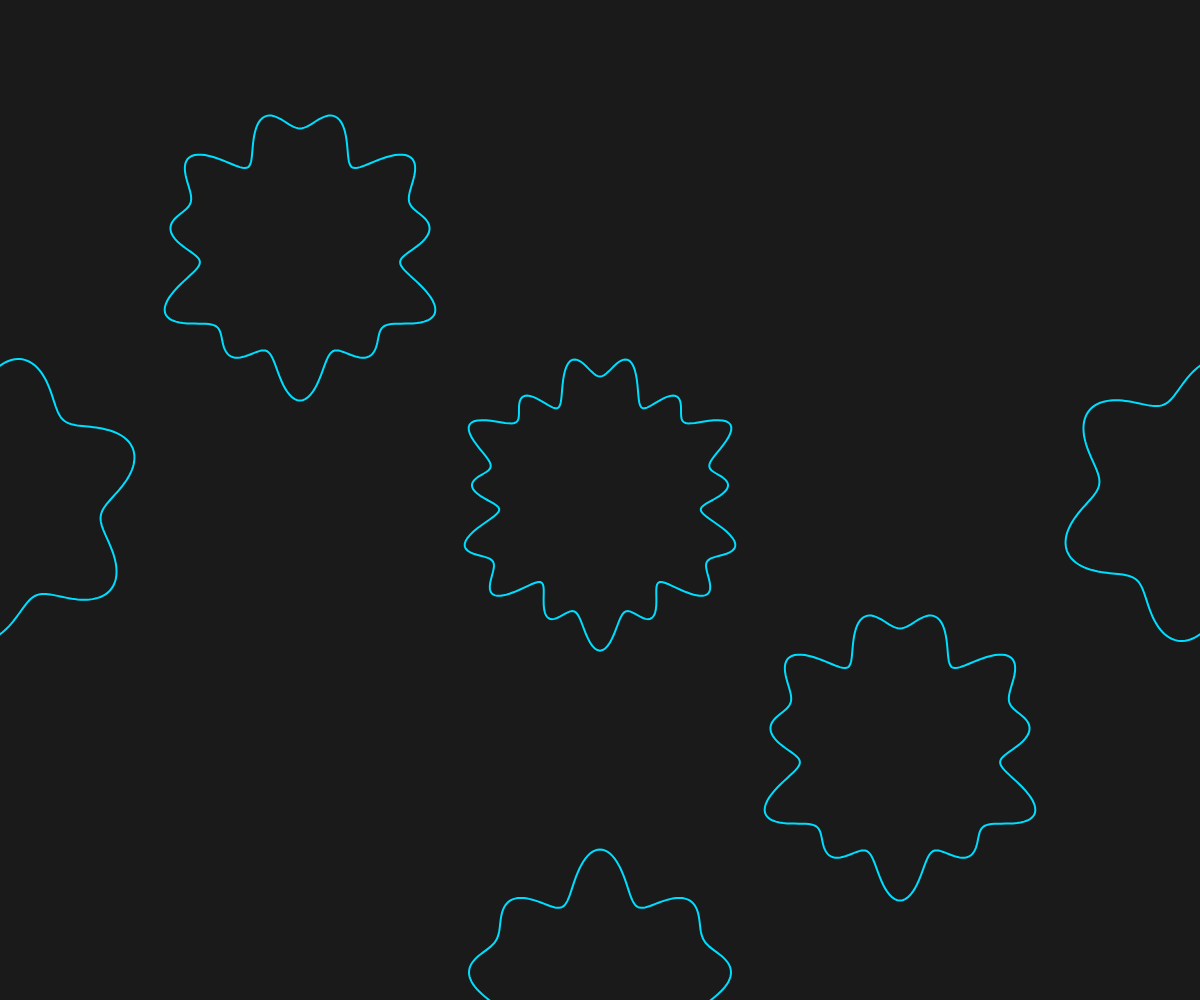
Frame 1 (no input)
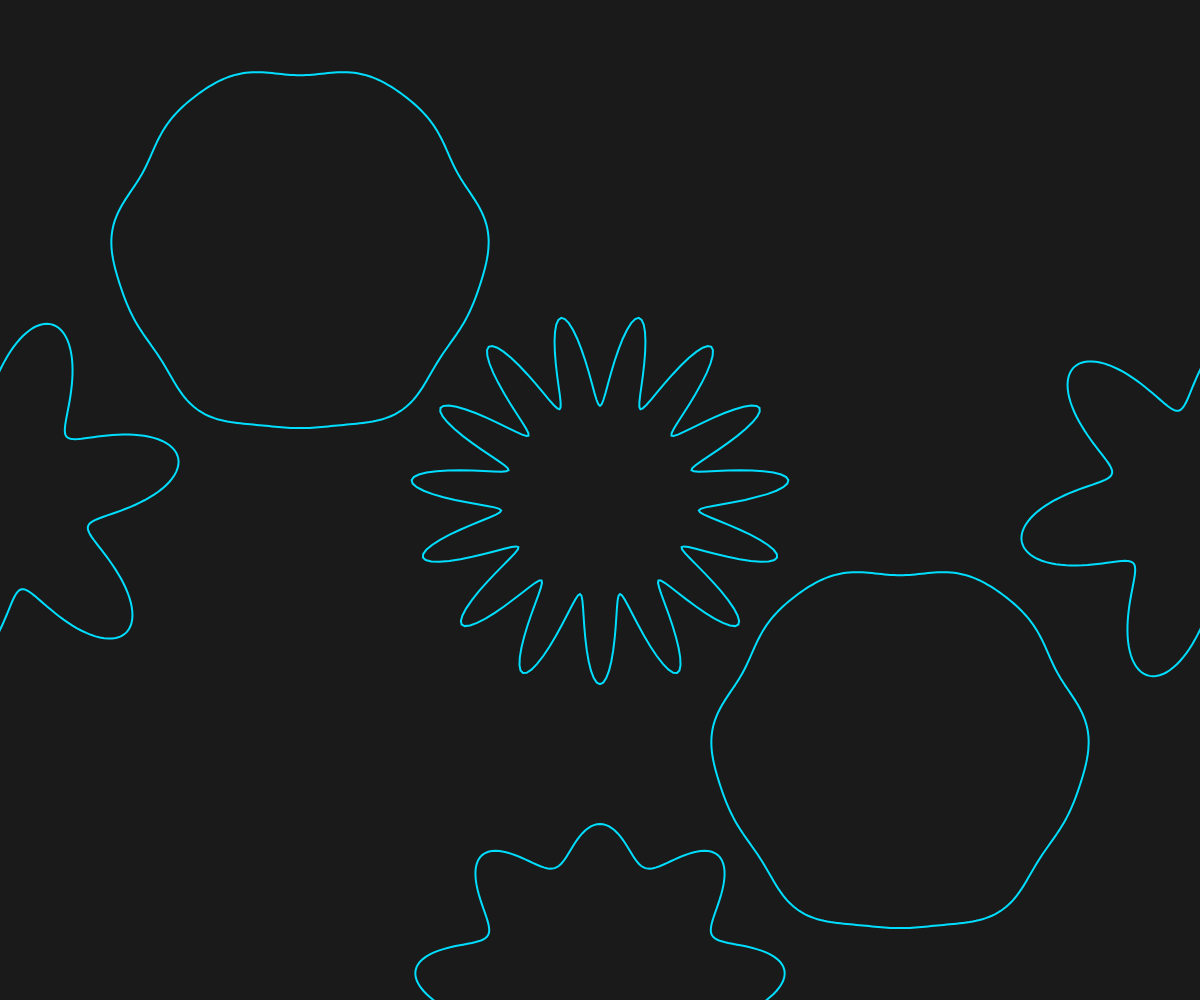
Frame 60 (no input)
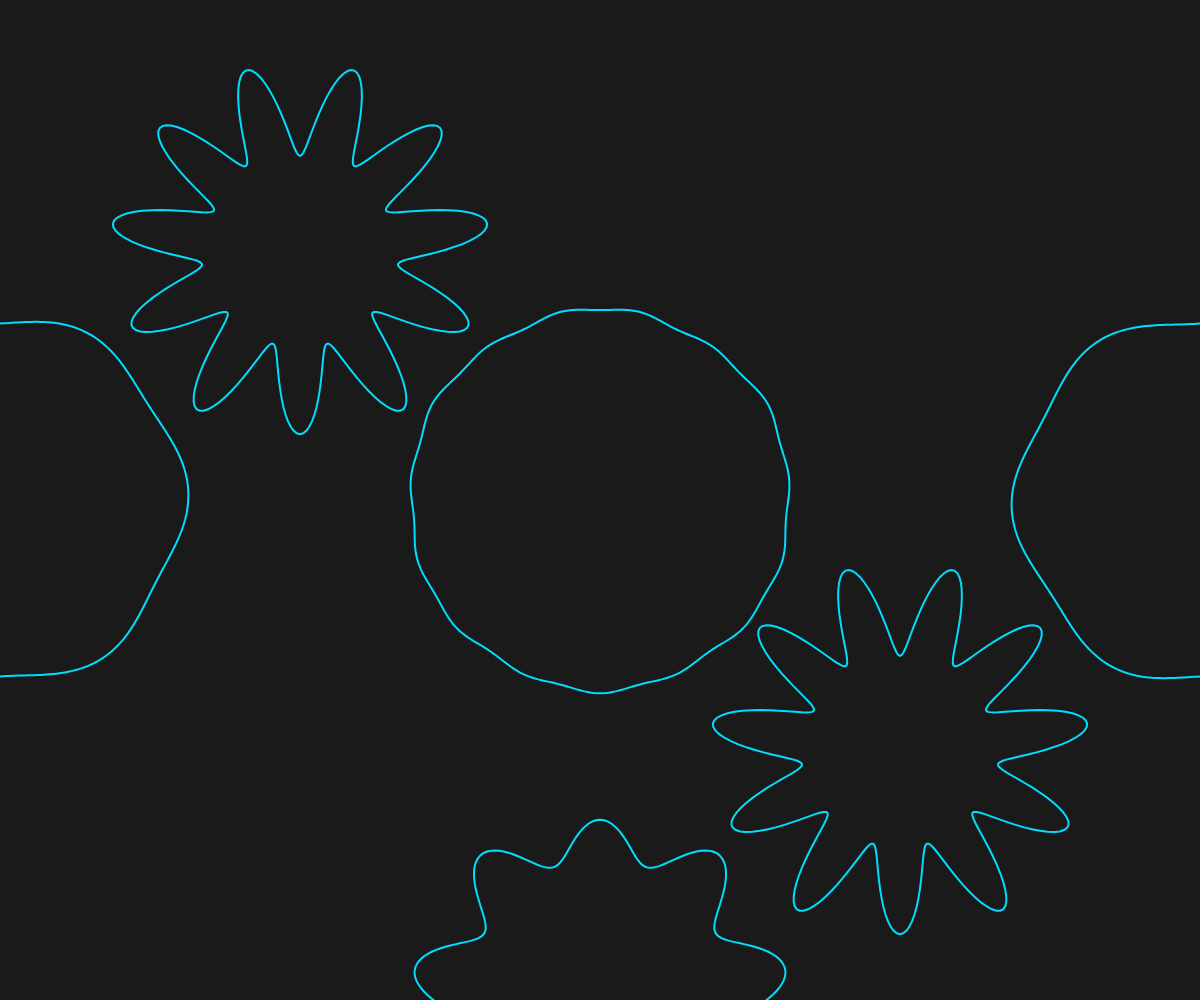
Frame 120 (the mouse pressed at the canvas centre since frame 60)

The p5.js sketch that drew these frames (run headless with seeded random() and noise() and a simulated clock; from frame 60 on, the mouse is pressed at the canvas centre):

// p5.js sketch
// ── sketch.js
function setup() {
  createCanvas(windowWidth, windowHeight);
  angleMode(DEGREES);
  colorMode(HSB, 255, 0, 100)
}

function draw() {
  background(10);
  stroke(133, 200, 255);
  strokeWeight(2);
  noFill();
  translate(width / 2, height / 2);
  beginShape();
  for (var i = 0; i < 359; i++) {
       var r1Min = map(sin(frameCount), -1, 1, 50, 100);
       var r1Max = map(sin(frameCount * 2), -1, 1, 100, 0);
       var r2Min = map(sin(frameCount / 2), -1, 1, 50, 100);
       var r2Max = map(sin(frameCount), -1, 1, 0, 100);
       var r1 = map(sin(i * 15), -1, 1, r1Min, r1Max);
       var r2 = map(sin(i * 6 + 90), -1, 1, r2Min, r2Max);
       var r = r1 + r2;
       var x = r * cos(i);
       var y = r * sin(i);
       vertex(x, y);
  }
  endShape(CLOSE);

  translate(width / 4, height / 4);
  beginShape();
  for (var i = 0; i < 359; i++) {
       var r1Min = map(sin(frameCount), -1, 1, 50, 100);
       var r1Max = map(sin(frameCount * 4), -1, 1, 100, 0);
       var r2Min = map(sin(frameCount / 4), -1, 1, 50, 100);
       var r2Max = map(sin(frameCount), -1, 1, 0, 100);
       var r1 = map(sin(i *11), -1, 1, r1Min, r1Max);
       var r2 = map(sin(i * 6 + 90), -1, 1, r2Min, r2Max);
       var r = r1 + r2;
       var x = r * cos(i);
       var y = r * sin(i);
       vertex(x, y);
  }
  endShape(CLOSE);

  translate(width / -2, height / -2);
  beginShape();
  for (var i = 0; i < 359; i++) {
       var r1Min = map(sin(frameCount), -1, 1, 50, 100);
       var r1Max = map(sin(frameCount * 4), -1, 1, 100, 0);
       var r2Min = map(sin(frameCount / 4), -1, 1, 50, 100);
       var r2Max = map(sin(frameCount), -1, 1, 0, 100);
       var r1 = map(sin(i *11), -1, 1, r1Min, r1Max);
       var r2 = map(sin(i * 6 + 90), -1, 1, r2Min, r2Max);
       var r = r1 + r2;
       var x = r * cos(i);
       var y = r * sin(i);
       vertex(x, y);
  }
  endShape(CLOSE);

  translate(width / -4, height / 4);
  beginShape();
  for (var i = 0; i < 359; i++) {
       var r1Min = map(sin(frameCount), -1, 1, 50, 100);
       var r1Max = map(sin(frameCount * 8), -1, 1, 100, 0);
       var r2Min = map(sin(frameCount / 8), -1, 1, 50, 100);
       var r2Max = map(sin(frameCount), -1, 1, 0, 100);
       var r1 = map(sin(i * 6), -1, 1, r1Min, r1Max);
       var r2 = map(sin(i * 6 + 90), -1, 1, r2Min, r2Max);
       var r = r1 + r2;
       var x = r * cos(i);
       var y = r * sin(i);
       vertex(x, y);
  }
  endShape(CLOSE);

  translate(width / 2, height / 2);
  beginShape();
  for (var i = 0; i < 359; i++) {
       var r1Min = map(sin(frameCount), -1, 1, 50, 100);
       var r1Max = map(sin(frameCount * 6), -1, 1, 100, 0);
       var r2Min = map(sin(frameCount / 6), -1, 1, 50, 100);
       var r2Max = map(sin(frameCount), -1, 1, 0, 100);
       var r1 = map(sin(i * 9), -1, 1, r1Min, r1Max);
       var r2 = map(sin(i * 6 + 90), -1, 1, r2Min, r2Max);
       var r = r1 + r2;
       var x = r * cos(i);
       var y = r * sin(i);
       vertex(x, y);
  }
  endShape(CLOSE);

  translate(width / 2, height / -2);
  beginShape();
  for (var i = 0; i < 359; i++) {
       var r1Min = map(sin(frameCount), -1, 1, 50, 100);
       var r1Max = map(sin(frameCount * 8), -1, 1, 100, 0);
       var r2Min = map(sin(frameCount / 8), -1, 1, 50, 100);
       var r2Max = map(sin(frameCount), -1, 1, 0, 100);
       var r1 = map(sin(i * 6), -1, 1, r1Min, r1Max);
       var r2 = map(sin(i * 6 + 90), -1, 1, r2Min, r2Max);
       var r = r1 + r2;
       var x = r * cos(i);
       var y = r * sin(i);
       vertex(x, y);
  }
  endShape(CLOSE);
}
